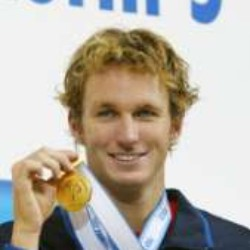
#> input picture lfw/Aaron_Peirsol/Aaron_Peirsol_0001.jpg, 250 x 250 px; its folder holds only this picture in this run
$ python -i load_dataset.py   (imports and definitions only)
#> lines starting #> are read from the running program, lines starting #| are printed output that depends on the picture
import cv2
import numpy  as np
from itertools import combinations, product
import random
import glob
import os
from PIL import Image
import matplotlib.pyplot  as plt

import warnings
# [1 line not run here, left out]

face_cascade = cv2.CascadeClassifier(cv2.data.haarcascades + 'haarcascade_frontalface_default.xml')

def read_image(image_path, margin=10):
#> called with image_path = 'lfw/Aaron_Peirsol/Aaron_Peirsol_0001.jpg', margin = 10
    img = cv2.imread(image_path)
#> img is the input picture: shape (250, 250, 3); mean B, G, R 165.9, 177.4, 184.9
    if img is None:
        return None
    gray = cv2.cvtColor(img, cv2.COLOR_BGR2GRAY)
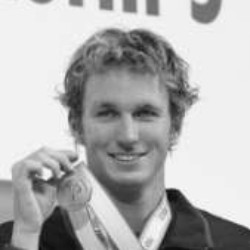
#> gray: shape (250, 250); min 10, max 254, mean 178.4
    faces = face_cascade.detectMultiScale(gray, scaleFactor=1.1, minNeighbors=5)
#> faces = [[69, 68, 114, 114]]
    if len(faces) != 1:
        return None
    (x, y, w, h) = faces[0]
#> x = 69; y = 68; w = 114; h = 114

    x_start = max(x - margin, 0)
#> x_start = 59
    y_start = max(y - margin, 0)
#> y_start = 58
    x_end = min(x + w + margin, img.shape[1])
#> x_end = 193
    y_end = min(y + h + margin, img.shape[0])
#> y_end = 192

    cropped_face = img[y_start:y_end, x_start:x_end]
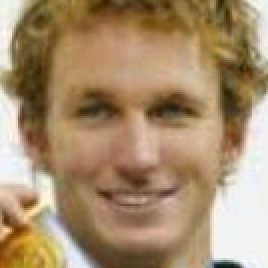
#> cropped_face: shape (134, 134, 3) (shown 2 times larger); mean B, G, R 108.5, 141, 167.1
    cropped_face = cv2.resize(cropped_face, (105, 105))  # Resize to 105x105
#> cropped_face: shape (105, 105, 3)
    cropped_face = cv2.cvtColor(cropped_face, cv2.COLOR_BGR2RGB)
    return cropped_face

def read_pair(pair) :
    path1, path2 = pair
    return (read_image(path1), read_image(path2))

# [44 lines left out: functions arrange, generate_pairs, not called in this run]

>>> result = read_image('lfw/Aaron_Peirsol/Aaron_Peirsol_0001.jpg')
